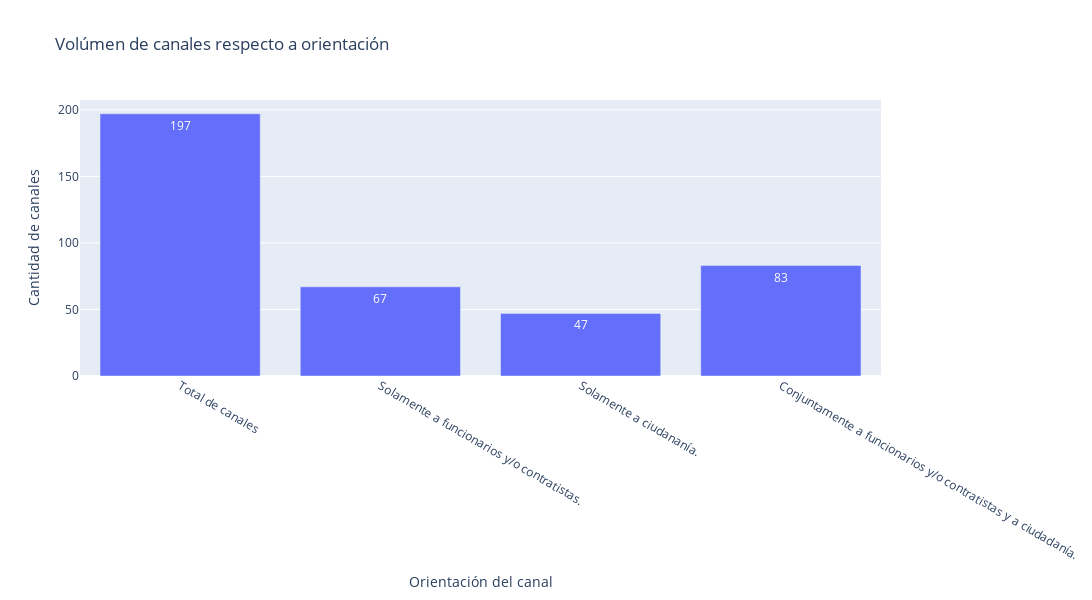

The code cell stored with this chart in its notebook:
### Markdown cell above
## Causas Indirectas:
1. Carencia de espacios para la construcción colectiva con la ciudadanía.
    - 17 -18 desde excel (indicador 11). 55 de 0-100

### Code cell
iniciativas=p17_df['p17_act']
print(len(iniciativas))

cat_0=iniciativas
cat_A=p17_df.loc[p17_df['p17_usr']=='p17_usr_1']
cat_B=p17_df.loc[p17_df['p17_usr']=='p17_usr_2']
cat_C=p17_df.loc[p17_df['p17_usr']=='p17_usr_3']

values = [len(cat_0),len(cat_A), len(cat_B), len(cat_C)]
categories = ['Total de canales','Solamente a funcionarios y/o contratistas.', 'Solamente a ciudananía.', 'Conjuntamente a funcionarios y/o contratistas y a ciudadanía.']

fig = go.Figure()
fig.add_trace(go.Bar(x=categories, y=values, text=values, textposition='auto'))

fig.update_layout(title='Volúmen de canales respecto a orientación', xaxis_title='Orientación del canal', yaxis_title='Cantidad de canales',height=600, width=1200)
fig.update_layout(height=600, width=1200)
fig.write_image(f'./files/graficos/Causas Indirectas/a/Volumen_canales_vs_orientación.png')
# Show the plot
fig.show()

### Figure 1 — Plotly figure (JSON) as saved in the notebook; plotly's stock layout.template omitted (floating-point values rounded to 4 significant figures)
{"data": [{"text": ["197", "67", "47", "83"], "textposition": "auto", "type": "bar", "x": ["Total de canales", "Solamente a funcionarios y/o contratistas.", "Solamente a ciudananía.", "Conjuntamente a funcionarios y/o contratistas y a ciudadanía."], "y": [197, 67, 47, 83]}], "layout": {"height": 600, "title": {"text": "Volúmen de canales respecto a orientación"}, "width": 1200, "xaxis": {"title": {"text": "Orientación del canal"}}, "yaxis": {"title": {"text": "Cantidad de canales"}}}}
